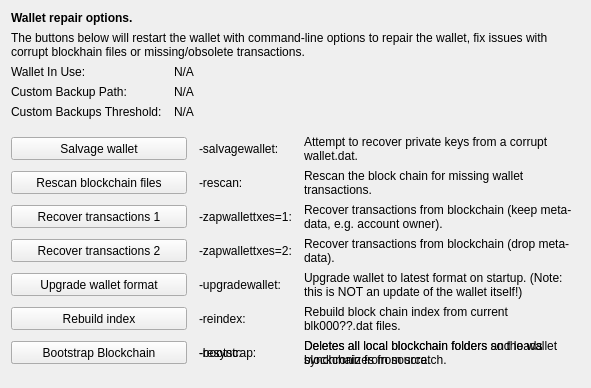
     <widget class="QWidget" name="tab_repair">
      <attribute name="title">
       <string>&amp;Wallet Repair</string>
      </attribute>
      <layout class="QGridLayout" name="gridLayout_4" columnstretch="0,0,0,0">
       <property name="horizontalSpacing">
        <number>12</number>
       </property>
       <item row="0" column="0" colspan="4">
        <widget class="QLabel" name="label_repair_header">
         <property name="font">
          <font>
           <weight>75</weight>
           <bold>true</bold>
          </font>
         </property>
         <property name="text">
          <string>Wallet repair options.</string>
         </property>
        </widget>
       </item>
       <item row="1" column="0" colspan="4">
        <widget class="QLabel" name="label_repair_helptext">
         <property name="font">
          <font>
           <weight>50</weight>
           <bold>false</bold>
          </font>
         </property>
         <property name="text">
          <string>The buttons below will restart the wallet with command-line options to repair the wallet, fix issues with corrupt blockhain files or missing/obsolete transactions.</string>
         </property>
         <property name="wordWrap">
          <bool>true</bool>
         </property>
        </widget>
       </item>
       <item row="2" column="0">
        <widget class="QLabel" name="wallet_path_label">
         <property name="text">
          <string>Wallet In Use:</string>
         </property>
        </widget>
       </item>
       <item row="2" column="1" colspan="3">
        <widget class="QLabel" name="wallet_path">
         <property name="cursor">
          <cursorShape>IBeamCursor</cursorShape>
         </property>
         <property name="text">
          <string>N/A</string>
         </property>
         <property name="textFormat">
          <enum>Qt::PlainText</enum>
         </property>
         <property name="textInteractionFlags">
          <set>Qt::LinksAccessibleByMouse|Qt::TextSelectableByKeyboard|Qt::TextSelectableByMouse</set>
         </property>
        </widget>
       </item>
       <item row="3" column="0">
        <widget class="QLabel" name="wallet_custombackuppath_label">
         <property name="visible">
          <bool>false</bool>
         </property>
         <property name="text">
          <string>Custom Backup Path:</string>
         </property>
        </widget>
       </item>
       <item row="3" column="1" colspan="3">
        <widget class="QLabel" name="wallet_custombackuppath">
         <property name="cursor">
          <cursorShape>IBeamCursor</cursorShape>
         </property>
         <property name="visible">
          <bool>false</bool>
         </property>
         <property name="text">
          <string>N/A</string>
         </property>
         <property name="textFormat">
          <enum>Qt::PlainText</enum>
         </property>
         <property name="textInteractionFlags">
          <set>Qt::LinksAccessibleByMouse|Qt::TextSelectableByKeyboard|Qt::TextSelectableByMouse</set>
         </property>
        </widget>
       </item>
       <item row="5" column="0">
        <widget class="QLabel" name="wallet_custombackupthreshold_label">
         <property name="visible">
          <bool>false</bool>
         </property>
         <property name="text">
          <string>Custom Backups Threshold:</string>
         </property>
        </widget>
       </item>
       <item row="5" column="1" colspan="3">
        <widget class="QLabel" name="wallet_custombackupthreshold">
         <property name="cursor">
          <cursorShape>IBeamCursor</cursorShape>
         </property>
         <property name="visible">
          <bool>false</bool>
         </property>
         <property name="text">
          <string>N/A</string>
         </property>
         <property name="textFormat">
          <enum>Qt::PlainText</enum>
         </property>
         <property name="textInteractionFlags">
          <set>Qt::LinksAccessibleByMouse|Qt::TextSelectableByKeyboard|Qt::TextSelectableByMouse</set>
         </property>
        </widget>
       </item>
       <item row="6" column="0">
        <spacer name="verticalSpacer_repair1">
         <property name="orientation">
          <enum>Qt::Vertical</enum>
         </property>
         <property name="sizeHint" stdset="0">
          <size>
           <width>10</width>
           <height>10</height>
          </size>
         </property>
        </spacer>
       </item>
       <item row="7" column="0" colspan="2">
        <widget class="QPushButton" name="btn_salvagewallet">
         <property name="minimumSize">
          <size>
           <width>100</width>
           <height>23</height>
          </size>
         </property>
         <property name="text">
          <string>Salvage wallet</string>
         </property>
        </widget>
       </item>
       <item row="7" column="2">
        <widget class="QLabel" name="label_repair_salvage_command">
         <property name="text">
          <string notr="true">-salvagewallet:</string>
         </property>
        </widget>
       </item>
       <item row="7" column="3">
        <widget class="QLabel" name="label_repair_salvage">
         <property name="text">
          <string>Attempt to recover private keys from a corrupt wallet.dat.</string>
         </property>
         <property name="wordWrap">
          <bool>true</bool>
         </property>
        </widget>
       </item>
       <item row="8" column="0" colspan="2">
        <widget class="QPushButton" name="btn_rescan">
         <property name="minimumSize">
          <size>
           <width>100</width>
           <height>23</height>
          </size>
         </property>
         <property name="text">
          <string>Rescan blockchain files</string>
         </property>
        </widget>
       </item>
       <item row="8" column="2">
        <widget class="QLabel" name="label_repair_rescan_command">
         <property name="text">
          <string notr="true">-rescan:</string>
         </property>
        </widget>
       </item>
       <item row="8" column="3">
        <widget class="QLabel" name="label_repair_rescan">
         <property name="text">
          <string>Rescan the block chain for missing wallet transactions.</string>
         </property>
         <property name="wordWrap">
          <bool>true</bool>
         </property>
        </widget>
       </item>
       <item row="9" column="0" colspan="2">
        <widget class="QPushButton" name="btn_zapwallettxes1">
         <property name="minimumSize">
          <size>
           <width>100</width>
           <height>23</height>
          </size>
         </property>
         <property name="text">
          <string>Recover transactions 1</string>
         </property>
        </widget>
       </item>
       <item row="9" column="2">
        <widget class="QLabel" name="label_repair_zap1_command">
         <property name="text">
          <string notr="true">-zapwallettxes=1:</string>
         </property>
        </widget>
       </item>
       <item row="9" column="3">
        <widget class="QLabel" name="label_repair_zap1">
         <property name="text">
          <string>Recover transactions from blockchain (keep meta-data, e.g. account owner).</string>
         </property>
         <property name="wordWrap">
          <bool>true</bool>
         </property>
        </widget>
       </item>
       <item row="10" column="0" colspan="2">
        <widget class="QPushButton" name="btn_zapwallettxes2">
         <property name="minimumSize">
          <size>
           <width>100</width>
           <height>23</height>
          </size>
         </property>
         <property name="text">
          <string>Recover transactions 2</string>
         </property>
        </widget>
       </item>
       <item row="10" column="2">
        <widget class="QLabel" name="label_repair_zap2_command">
         <property name="text">
          <string notr="true">-zapwallettxes=2:</string>
         </property>
        </widget>
       </item>
       <item row="10" column="3">
        <widget class="QLabel" name="label_repair_zap2">
         <property name="text">
          <string>Recover transactions from blockchain (drop meta-data).</string>
         </property>
         <property name="wordWrap">
          <bool>true</bool>
         </property>
        </widget>
       </item>
       <item row="11" column="0" colspan="2">
        <widget class="QPushButton" name="btn_upgradewallet">
         <property name="minimumSize">
          <size>
           <width>100</width>
           <height>23</height>
          </size>
         </property>
         <property name="text">
          <string>Upgrade wallet format</string>
         </property>
        </widget>
       </item>
       <item row="11" column="2">
        <widget class="QLabel" name="label_repair_upgrade_command">
         <property name="text">
          <string notr="true">-upgradewallet:</string>
         </property>
        </widget>
       </item>
       <item row="11" column="3">
        <widget class="QLabel" name="label_repair_upgrade">
         <property name="text">
          <string>Upgrade wallet to latest format on startup. (Note: this is NOT an update of the wallet itself!)</string>
         </property>
         <property name="wordWrap">
          <bool>true</bool>
         </property>
        </widget>
       </item>
       <item row="12" column="0" colspan="2">
        <widget class="QPushButton" name="btn_reindex">
         <property name="minimumSize">
          <size>
           <width>100</width>
           <height>23</height>
          </size>
         </property>
         <property name="text">
          <string>Rebuild index</string>
         </property>
        </widget>
       </item>
       <item row="12" column="2">
        <widget class="QLabel" name="label_repair_reindex_command">
         <property name="text">
          <string notr="true">-reindex:</string>
         </property>
        </widget>
       </item>
       <item row="12" column="3">
        <widget class="QLabel" name="label_repair_reindex">
         <property name="text">
          <string>Rebuild block chain index from current blk000??.dat files.</string>
         </property>
         <property name="wordWrap">
          <bool>true</bool>
         </property>
        </widget>
       </item>
       <item row="13" column="0" colspan="2">
        <widget class="QPushButton" name="btn_resync">
         <property name="minimumSize">
          <size>
           <width>100</width>
           <height>23</height>
          </size>
         </property>
         <property name="text">
          <string>Delete local Blockchain Folders</string>
         </property>
        </widget>
       </item>
       <item row="13" column="2">
        <widget class="QLabel" name="label_repair_resync_command">
         <property name="text">
          <string>-resync:</string>
         </property>
        </widget>
       </item>
       <item row="13" column="3">
        <widget class="QLabel" name="label_repair_resync">
         <property name="text">
          <string>Deletes all local blockchain folders so the wallet synchronizes from scratch.</string>
         </property>
         <property name="wordWrap">
          <bool>true</bool>
         </property>
        </widget>
       </item>
       <item row="13" column="0" colspan="2">
        <widget class="QPushButton" name="btn_bootstrap">
         <property name="minimumSize">
          <size>
           <width>100</width>
           <height>23</height>
          </size>
         </property>
         <property name="text">
          <string>Bootstrap Blockchain</string>
         </property>
        </widget>
       </item>
       <item row="13" column="2">
        <widget class="QLabel" name="label_repair_bootstrap_command">
         <property name="text">
          <string>-bootstrap:</string>
         </property>
        </widget>
       </item>
       <item row="13" column="3">
        <widget class="QLabel" name="label_repair_bootstrap">
         <property name="text">
          <string>Deletes all local blockchain folders and loads blockchain from source.</string>
         </property>
         <property name="wordWrap">
          <bool>true</bool>
         </property>
        </widget>
       </item>
       <item row="15" column="0">
        <spacer name="verticalSpacer_repair2">
         <property name="orientation">
          <enum>Qt::Vertical</enum>
         </property>
         <property name="sizeHint" stdset="0">
          <size>
           <width>20</width>
           <height>10</height>
          </size>
         </property>
        </spacer>
       </item>
      </layout>
     </widget>
